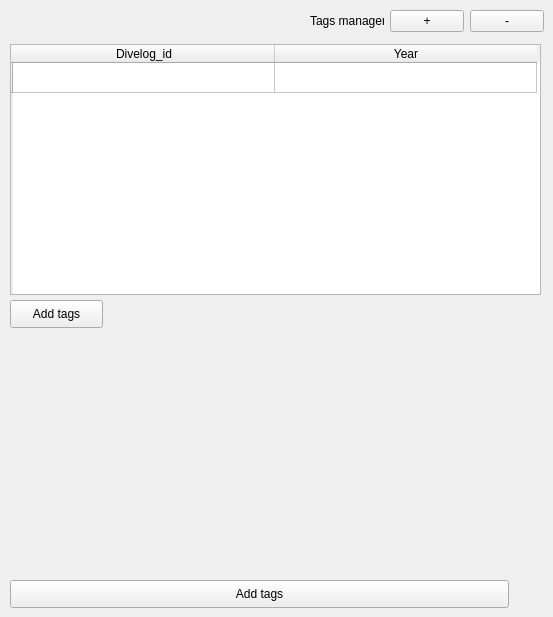
      <widget class="QWidget" name="tab">
       <attribute name="title">
        <string>Panoramic UW</string>
       </attribute>
       <widget class="QPushButton" name="pushButton_assignTags_POT_4">
        <property name="geometry">
         <rect>
          <x>10</x>
          <y>580</y>
          <width>499</width>
          <height>28</height>
         </rect>
        </property>
        <property name="text">
         <string>Add tags</string>
        </property>
       </widget>
       <widget class="QTableWidget" name="tableWidgetTags_MAT_2">
        <property name="geometry">
         <rect>
          <x>10</x>
          <y>44</y>
          <width>531</width>
          <height>251</height>
         </rect>
        </property>
        <attribute name="horizontalHeaderDefaultSectionSize">
         <number>262</number>
        </attribute>
        <row>
         <property name="text">
          <string/>
         </property>
        </row>
        <column>
         <property name="text">
          <string>Divelog_id</string>
         </property>
        </column>
        <column>
         <property name="text">
          <string>Year</string>
         </property>
        </column>
       </widget>
       <widget class="QPushButton" name="pushButton_assignTags_panouw">
        <property name="geometry">
         <rect>
          <x>10</x>
          <y>300</y>
          <width>93</width>
          <height>28</height>
         </rect>
        </property>
        <property name="maximumSize">
         <size>
          <width>120</width>
          <height>16777215</height>
         </size>
        </property>
        <property name="text">
         <string>Add tags</string>
        </property>
        <property name="icon">
         <iconset resource="../../../hff_system_-master/resources/resources.qrc">
          <normaloff>:/icons/add_tag.png</normaloff>:/icons/add_tag.png</iconset>
        </property>
       </widget>
       <widget class="QWidget" name="layoutWidget">
        <property name="geometry">
         <rect>
          <x>310</x>
          <y>9</y>
          <width>234</width>
          <height>25</height>
         </rect>
        </property>
        <layout class="QGridLayout" name="gridLayout_20">
         <item row="0" column="0">
          <widget class="QLabel" name="label_11">
           <property name="text">
            <string>Tags manager</string>
           </property>
          </widget>
         </item>
         <item row="0" column="1">
          <widget class="QPushButton" name="pushButton_addRow_POT_4">
           <property name="text">
            <string>+</string>
           </property>
          </widget>
         </item>
         <item row="0" column="2">
          <widget class="QPushButton" name="pushButton_removeRow_POT_4">
           <property name="text">
            <string>-</string>
           </property>
          </widget>
         </item>
        </layout>
       </widget>
      </widget>
